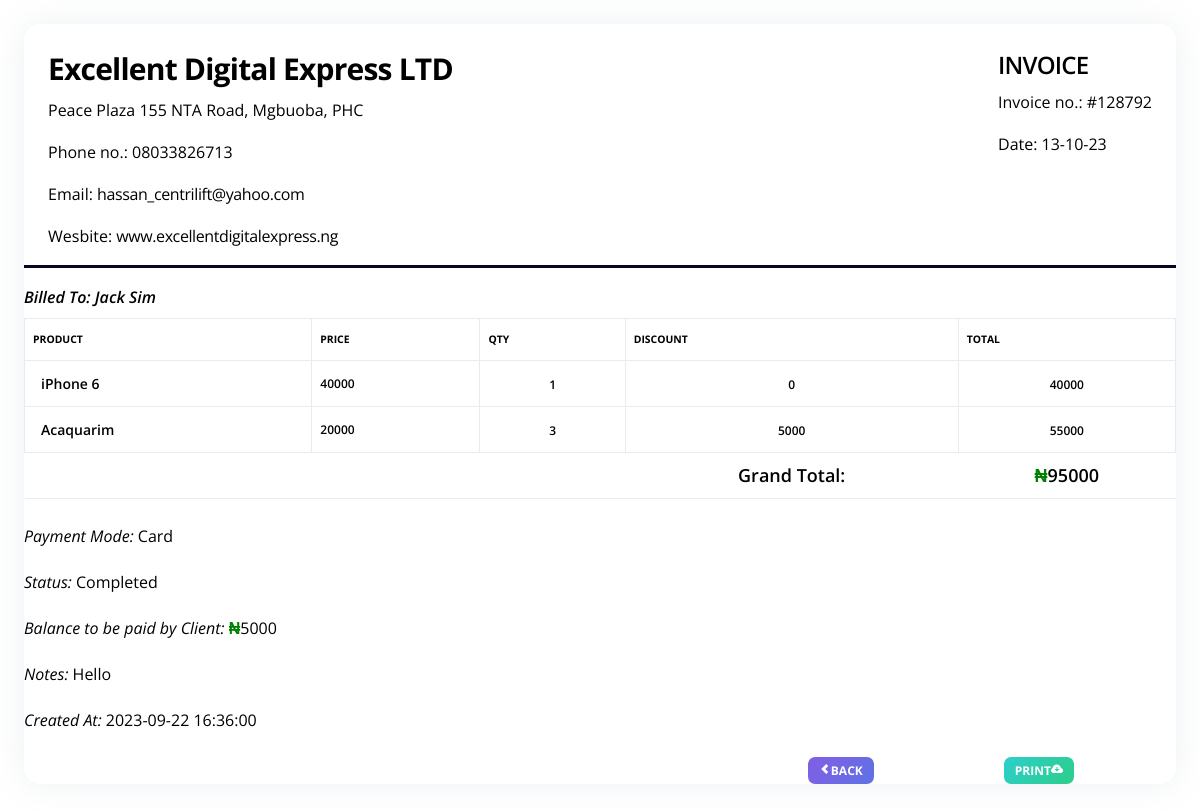
/customer-care/pages/view-transaction.php?id=48 (signed in), run on the app's committed database.
### tables this page shows
CREATE TABLE `orders` (
  `id` int(11) NOT NULL,
  `user_id` int(11) NOT NULL,
  `invoice_no` varchar(11) NOT NULL,
  `customer_name` varchar(255) NOT NULL,
  `phone` varchar(255) NOT NULL,
  `notes` text NOT NULL,
  `total_price` int(11) NOT NULL,
  `balance` int(11) NOT NULL,
  `payment_mode` varchar(255) NOT NULL,
  `status` tinyint(4) NOT NULL,
  `created_at` timestamp NOT NULL DEFAULT current_timestamp()
);

CREATE TABLE `store_order_items` (
  `id` int(11) NOT NULL,
  `prod_id` int(11) NOT NULL,
  `order_id` int(11) NOT NULL,
  `prod_name` varchar(255) NOT NULL,
  `price` int(11) NOT NULL,
  `qty` int(11) NOT NULL,
  `discount` int(11) NOT NULL,
  `total` int(11) NOT NULL
);

### functions/userfunctions.php (called while the page is built, shortened)
<?php
function getOrders($order_id) {
    global $conn;
    $query = "SELECT * FROM orders WHERE id='$order_id'";
    return $query_run = mysqli_query($conn, $query);
}
?>

### customer-care/pages/view-transaction.php (the view, shortened to what this page needs)
<?php
require_once '../../functions/userfunctions.php';
require_once '../../config/dbcon.php';
?>
<!DOCTYPE html>
<html lang="en">
<head>
  <link href="../assets/css/nucleo-icons.css" rel="stylesheet" />
  <link href="../assets/css/nucleo-svg.css" rel="stylesheet" />
  <link href="../assets/css/nucleo-svg.css" rel="stylesheet" />
  <link id="pagestyle" href="../assets/css/argon-dashboard.css?v=2.0.4" rel="stylesheet" />
    <link rel="stylesheet" href="print.css" media="print">
</head>
<body>
<div class="container-fluid py-4">
      <div class="row">
        <div class="col-12">
          <div class="card mb-4">
            <div class="card-header pb-0">
            <div class="d-flex justify-content-between">
                <div>
                    <h3>Excellent Digital Express LTD</h3>
                    <p>Peace Plaza 155 NTA Road, Mgbuoba, PHC</p>
                    <p>Phone no.: 08033826713</p>
                    <p>Email: <a href="">hassan_centrilift@yahoo.com</a></p>
                    <p>Wesbite: <a href="">www.excellentdigitalexpress.ng</a></p>
                </div>
                <?php
                    $order_id = $_GET['id'];
                    $orders = getOrders($order_id);
                    $info = mysqli_fetch_array($orders);
                ?>
                <div>
                    <h4>INVOICE</h4>
                    <p>Invoice no.: <?=$info['invoice_no'];?></p>
                    <p>Date: <?= date('d-m-y'); ?></p>
                </div>
            </div>
            </div>
            <div class="card-body px-0 pt-0 pb-2">
              <div class="table-responsive p-0">
              <p style="width:100%;border-bottom:3px solid rgb(7, 7, 32);"></p>
                <table id="myTable" class="table table-bordered align-items-center mb-0">
                  <thead>
                    <tr><h6><i>Billed To: <?=$info['customer_name'];?></i></h6></tr>
                    <tr>
                    <th class="text-uppercase  text-xxs font-weight-bolder ps-2">Product</th>
                      <th class="text-uppercase text-xxs font-weight-bolder ps-2">Price</th>
                      <th class="text-uppercase text-xxs font-weight-bolder ps-2">QTY</th>
                      <th class="text-uppercase text-xxs font-weight-bolder ps-2">Discount </th>
                      <th class="text-uppercase text-xxs font-weight-bolder ps-2">Total </th>
                    </tr>
                  </thead>
                  <tbody>
                    <?php
                    $AllTotal = 0;
                      if (mysqli_num_rows($orders) > 0) {
                        foreach($orders as $item) {
                        $order_id = $item['id'];
                        $sql2 = "SELECT * FROM store_order_items WHERE order_id='$order_id'";
                        $result2 = mysqli_query($conn,$sql2);
                        if (mysqli_num_rows($result2) > 0) {
                            foreach($result2 as $order_item) {
                                $total = ($order_item['price'] * $order_item['qty']) - $order_item['discount'];
                                $AllTotal += $total;
                      ?>
                      <tr>
                      <td>
                        <div class="d-flex px-2 py-1">
                          <div class="d-flex flex-column justify-content-center">
                            <h6 class="mb-0 text-sm"><?=$order_item['prod_name']?></h6>
                          </div>
                        </div>
                      </td>
                      <td>
                        <p class="text-xs font-weight-bold mb-0"><?=$order_item['price']?></p>
                      </td>
                      <td class="align-middle text-center">
                        <span class="text-xs font-weight-bold "><?=$order_item['qty']?></span>
                      </td>
                      <td class="align-middle text-center">
                        <span class="text-xs font-weight-bold"><?=$order_item['discount']?></span>
                      </td>
                      <td class="align-middle text-center">
                        <span class="text-xs font-weight-bold"><?=$total;?></span>
                      </td>
                    </tr>
                  <?php } ?>
                        <tr>
                            <td></td><td></td><td></td>
                            <td class="align-middle text-center"><span class="text-black text-lg font-weight-bold">Grand Total:</span></td>
                            <td class="align-middle text-center"><span class="text-black text-lg font-weight-bold"><span style="color: green;font-weight: bold">&#8358;</span><?=$AllTotal;?></span></td>
                        </tr>
                        <?php
                        }
                    }
                  } ?>
                  </tbody>
                </table>
                </div>
                <div class="row mt-4">
                    <div class="col-md-12">
                        <p><i>Payment Mode:</i> <span><?=$info['payment_mode'];?></span></p>
                    </div>
              </div>
                <div class="row mt-1">
                    <div class="col-md-12">
                        <p><i>Status:</i> <?php
                        $status = $info['status'];
                        if ($status == 1) {
                        ?>
                        <span>Completed</span>
                      <?php } ?>
                      <?php if ($status == 0) {
                        ?>
                        <span>Pending</span>
                      <?php } ?></p>
                    </div>
              </div>
              <div class="row mt-1">
                    <div class="col-md-12">
                        <p><i>Balance to be paid by Client:</i> <span><span style="color: green;font-weight: bold">&#8358;</span><?=$info['balance'];?></span></p>
                    </div>
              </div>
              <div class="row mt-1">
                    <div class="col-md-12">
                        <p><i>Notes:</i> <span><?=$info['notes'];?></span></p>
                    </div>
              </div>
              <div class="row mt-1">
                    <div class="col-md-12">
                        <p><i>Created At:</i> <span><?=$info['created_at'];?></span></p>
                    </div>
              </div>
            </div>
            <div class="row d-flex justify-content-end">
                <div class="col-md-2">
                <button class="badge badge-sm bg-gradient-primary border-0" onclick="window.location.href='transactions.php'"><i class="ni ni-bold-left"></i>Back</button>
                </div>
                <div class="col-md-2">
                <button class="badge badge-sm bg-gradient-success border-0" onclick="return window.print()">Print<i class="ni ni-cloud-download-95"></i></button>
                </div>
            </div>
          </div>
        </div>
      </div>
    </div>
</body>
</html>

### customer-care/pages/print.css (style rules this page uses)
* { font-family: sans-serif; }

### customer-care/pages/view-transaction.php (style rules this page uses)
div, span, p, a, h3, h4, h6, th, td { color: black; }

### data on the page
orders: invoice_no "#128792", customer_name "Jack Sim", AllTotal "95000", payment_mode "Card", balance "5000", notes "Hello", created_at "2023-09-22 16:36:00"
store_order_items: prod_name "iPhone 6", price "40000", qty "1", discount "0"
store_order_items: prod_name "Acaquarim", price "20000", qty "3", discount "5000", total "55000"
